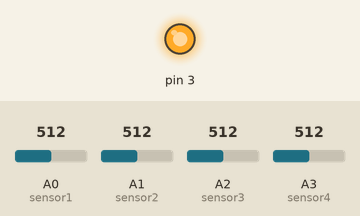
Recording of a sketch running on a simulated Arduino Uno, built with avr-gcc and run on an emulated ATmega328P. Parts: output pins drawn as LEDs (lit = HIGH). The inputs (shaded band) are chosen by the test bench; at power-on: A0 (sensor1) = 512, A1 (sensor2) = 512, A2 (sensor3) = 512, A3 (sensor4) = 512. What the sketch prints to the serial monitor is not drawn.

Above: at 0.1 s.
Timing chart, 0 to 1.6 s (numbered marks = the images above):
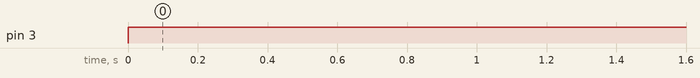

Measured:
- by itself, pin 3: LOW → HIGH at 0.00 s

The sketch:

Read_Resistors_Solar.ino
```cpp
 /*
  AnalogReadSerial

  Reads an analog input on pin 0, prints the result to the Serial Monitor.
  Graphical representation is available using Serial Plotter (Tools > Serial Plotter menu).
  Attach the center pin of a potentiometer to pin A0, and the outside pins to +5V and ground.

  This example code has been adapted from an Arduino package that is in the public domain.

  http://www.arduino.cc/en/Tutorial/AnalogReadSerial
*/

int sensor1= A0;
int sensor2= A1;
int sensor3= A2;
int sensor4= A3;

// the setup routine runs once at the beginning and when you press reset:
void setup() {
  // initialize serial communication at 9600 bits per second:
  Serial.begin(9600);
  pinMode(3, OUTPUT);
}

// the loop routine runs over and over again forever:
void loop() {
  // read the input on analog pin 0:
  digitalWrite(3, HIGH);
  int sensorValue1 = analogRead(sensor1);
  int sensorValue2 = analogRead(sensor2);
  int sensorValue3 = analogRead(sensor3);
  int sensorValue4 = analogRead(sensor4);

  // print out the value you read:
  Serial.print("1: ");
  Serial.print(sensorValue1);
  Serial.print(", 2: ");
  Serial.print(sensorValue2);
  Serial.print(", 3: ");
  Serial.print(sensorValue3);
  Serial.print(", 4: ");
  Serial.println(sensorValue4);
  delay(50);        // delay in between reads for stability
}
```
